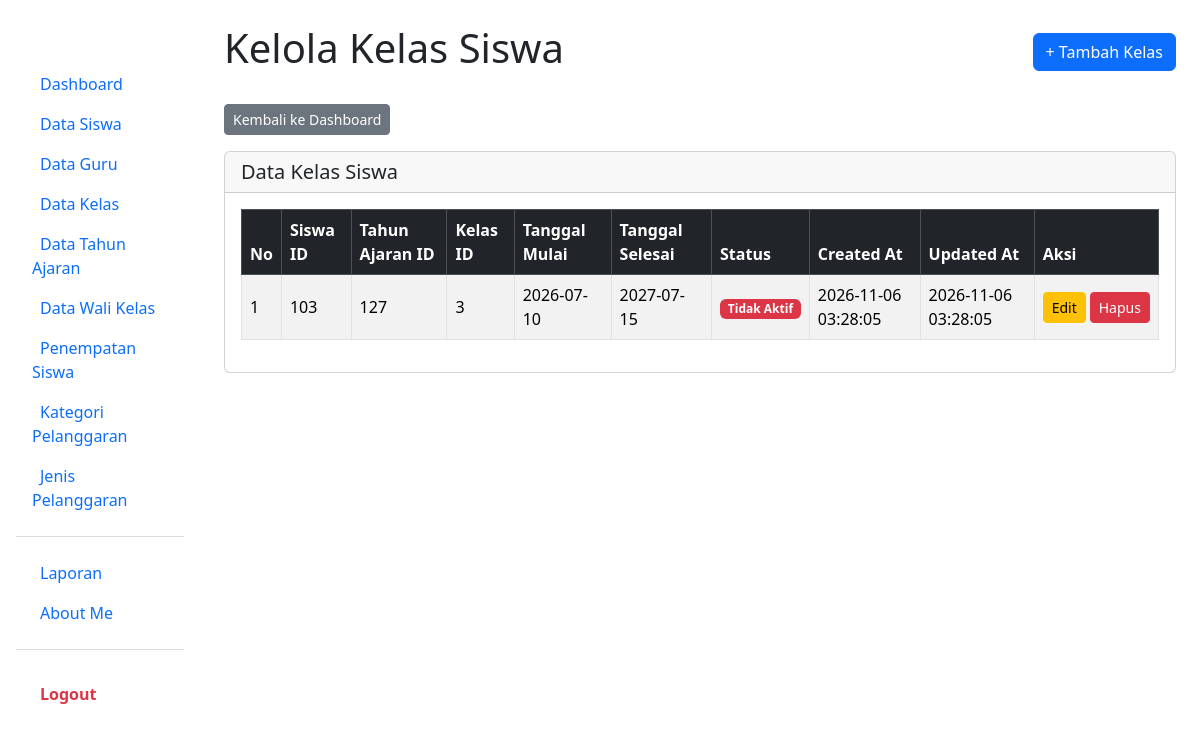
Before: /kelola_kelas_siswa.php (signed in) with the older database file.
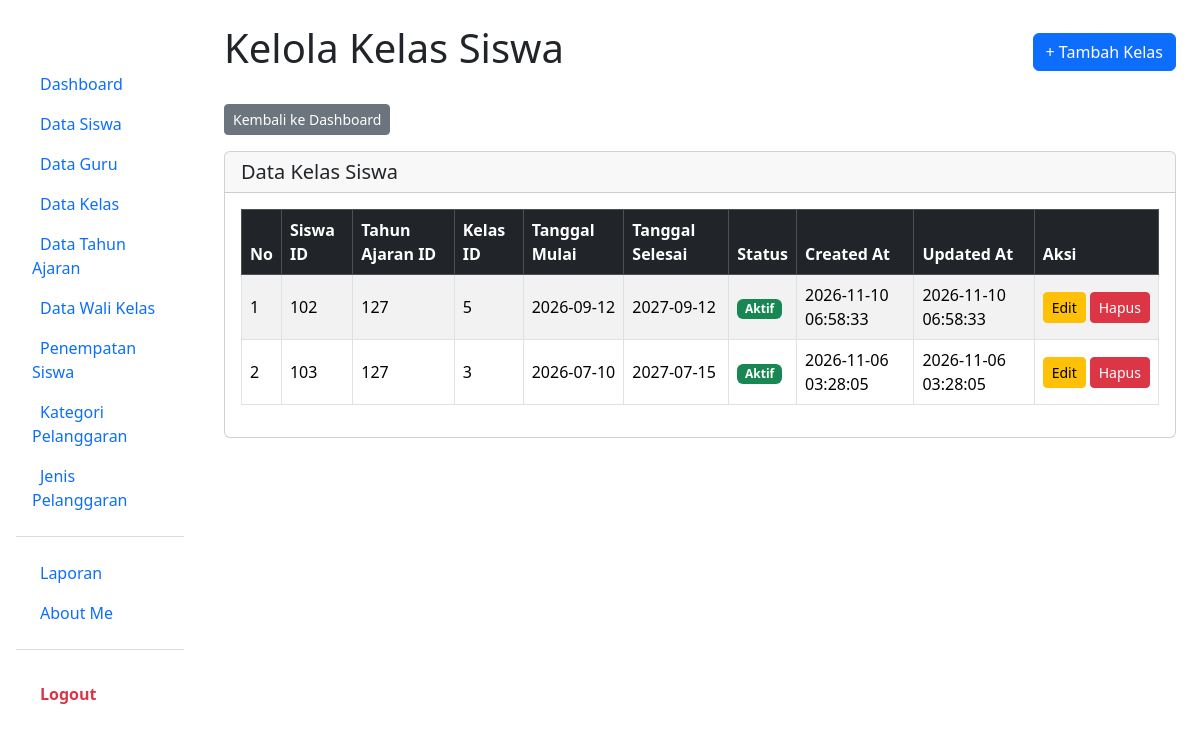
After: the same page with the newer database file.
### tables this page shows
CREATE TABLE `t_kelas_siswa` (
  `id` int(11) NOT NULL,
  `siswa_id` int(11) DEFAULT NULL,
  `tahun_ajaran_id` int(11) DEFAULT NULL,
  `kelas_id` int(11) DEFAULT NULL,
  `tanggal_mulai` date NOT NULL,
  `tanggal_selesai` date NOT NULL,
  `status_aktif` tinyint(1) NOT NULL,
  `created_at` timestamp NOT NULL DEFAULT current_timestamp(),
  `updated_at` timestamp NOT NULL DEFAULT current_timestamp()
);

### kelola_kelas_siswa.php (the view, shortened to what this page needs)
<?php
include 'config/koneksi.php';
$sql = "SELECT *
        FROM t_kelas_siswa
        ORDER BY id DESC";
$hasil = mysqli_query($koneksi, $sql);
?>
<!DOCTYPE html>
<html lang="id">
<head>
    <link href="https://cdn.jsdelivr.net/npm/bootstrap@5.3.8/dist/css/bootstrap.min.css"
          rel="stylesheet">
    <link href="https://cdn.datatables.net/2.3.4/css/dataTables.bootstrap5.min.css"
          rel="stylesheet">
</head>
<body>
<div class="container-fluid">
    <div class="row">
        <?php include 'layout/sidebar.php'; ?>
        <main class="col-md-9 col-lg-10 p-4">
            <div class="d-flex justify-content-between align-items-center mb-4">
                <h1>Kelola Kelas Siswa</h1>
                <a href="tambah_kelas.php" class="btn btn-primary">
                    + Tambah Kelas
                </a>
            </div>
            <a href="dashboard.php" class="btn btn-secondary btn-sm mb-3">
                Kembali ke Dashboard
            </a>
            <div class="card">
                <div class="card-header">
                    <h5 class="mb-0">Data Kelas Siswa</h5>
                </div>
                <div class="card-body">
                    <div class="table-responsive">
                        <table id="tabelKelas"
                               class="table table-striped table-bordered table-hover align-middle">
                            <thead class="table-dark">
                                <tr>
                                    <th>No</th>
                                    <th>Siswa ID</th>
                                    <th>Tahun Ajaran ID</th>
                                    <th>Kelas ID</th>
                                    <th>Tanggal Mulai</th>
                                    <th>Tanggal Selesai</th>
                                    <th>Status</th>
                                    <th>Created At</th>
                                    <th>Updated At</th>
                                    <th>Aksi</th>
                                </tr>
                            </thead>
                            <tbody>
                                <?php
                                $no = 1;
                                while ($kelas = mysqli_fetch_assoc($hasil)) {
                                ?>
                                    <tr>
                                        <td><?= $no++; ?></td>
                                        <td>
                                            <?= htmlspecialchars((string) $kelas['siswa_id']); ?>
                                        </td>
                                        <td>
                                            <?= htmlspecialchars((string) $kelas['tahun_ajaran_id']); ?>
                                        </td>
                                        <td>
                                            <?= htmlspecialchars((string) $kelas['kelas_id']); ?>
                                        </td>
                                        <td>
                                            <?= htmlspecialchars($kelas['tanggal_mulai'] ?? '-'); ?>
                                        </td>
                                        <td>
                                            <?= htmlspecialchars($kelas['tanggal_selesai'] ?? '-'); ?>
                                        </td>
                                        <td>
                                            <?php if ($kelas['status_aktif'] == 1) { ?>
                                                <span class="badge bg-success">Aktif</span>
                                            <?php } else { ?>
                                                <span class="badge bg-danger">Tidak Aktif</span>
                                            <?php } ?>
                                        </td>
                                        <td>
                                            <?= htmlspecialchars($kelas['created_at'] ?? '-'); ?>
                                        </td>
                                        <td>
                                            <?= htmlspecialchars($kelas['updated_at'] ?? '-'); ?>
                                        </td>
                                        <td>
                                            <div class="d-flex gap-1">
                                                <a href="edit_kelas.php?id=<?= (int) $kelas['id']; ?>"
                                                   class="btn btn-warning btn-sm">
                                                    Edit
                                                </a>
                                                <a href="hapus_kelas.php?id=<?= (int) $kelas['id']; ?>"
                                                   class="btn btn-danger btn-sm"
                                                   onclick="return confirm('Yakin ingin menghapus data kelas siswa ini?')">
                                                    Hapus
                                                </a>
                                            </div>
                                        </td>
                                    </tr>
                                <?php } ?>
                            </tbody>
                        </table>
                    </div>
                </div>
            </div>
        </main>
    </div>
</div>
</body>
</html>

### layout/sidebar.php (shortened to what this page needs)
<?php
$role = $_SESSION['role'] ?? 'guru';
$halaman_aktif = basename($_SERVER['PHP_SELF']);
?>
<nav class="col-md-3 col-lg-2 d-md-block sidebar collapse p-3">
    <h4 class="text-white mb-4 px-2 fs-5 fw-bold d-flex align-items-center gap-2">
    </h4>
    <ul class="nav flex-column">
        <?php if ($role === 'admin') : ?>
            <li class="nav-item">
                <a class="nav-link <?= $halaman_aktif == 'dashboard.php' ? 'active' : ''; ?>" href="dashboard.php">
                    Dashboard
                </a>
            </li>
            <li class="nav-item">
                <a class="nav-link <?= $halaman_aktif == 'kelola_siswa.php' ? 'active' : ''; ?>" href="kelola_siswa.php">
                    Data Siswa
                </a>
            </li>
            <li class="nav-item">
                <a class="nav-link <?= $halaman_aktif == 'kelola_guru.php' ? 'active' : ''; ?>" href="kelola_guru.php">
                    Data Guru
                </a>
            </li>
            <li class="nav-item">
                <a class="nav-link <?= $halaman_aktif == 'kelola_kelas.php' ? 'active' : ''; ?>" href="kelola_kelas.php">
                    Data Kelas
                </a>
            </li>
            <li class="nav-item">
                <a class="nav-link <?= $halaman_aktif == 'kelola_tahun_ajaran.php' ? 'active' : ''; ?>" href="kelola_tahun_ajaran.php">
                    Data Tahun Ajaran
                </a>
            </li>
            <li class="nav-item">
                <a class="nav-link <?= $halaman_aktif == 'kelola_wali_kelas.php' ? 'active' : ''; ?>" href="kelola_wali_kelas.php">
                    Data Wali Kelas
                </a>
            </li>
            <li class="nav-item">
                <a class="nav-link <?= $halaman_aktif == 'penempatan_siswa.php' ? 'active' : ''; ?>" href="penempatan_siswa.php">
                    Penempatan Siswa
                </a>
            </li>
            <li class="nav-item">
                <a class="nav-link <?= $halaman_aktif == 'kelola_pelanggaran_kategori.php' ? 'active' : ''; ?>" href="kelola_pelanggaran_kategori.php">
                    Kategori Pelanggaran
                </a>
            </li>
            <li class="nav-item">
                <a class="nav-link <?= $halaman_aktif == 'kelola_jenis_pelanggaran.php' ? 'active' : ''; ?>" href="kelola_jenis_pelanggaran.php">
                    Jenis Pelanggaran
                </a>
            </li>
            <hr class="text-secondary my-3">
            <li class="nav-item">
                <a class="nav-link <?= $halaman_aktif == 'laporan.php' ? 'active' : ''; ?>" href="laporan.php">
                    Laporan
                </a>
            </li>
            <li class="nav-item">
                <a class="nav-link <?= $halaman_aktif == 'about_me.php' ? 'active' : ''; ?>" href="about_me.php">
                    About Me
                </a>
            </li>
        <?php endif; ?>
        <hr class="text-secondary my-3">
        <li class="nav-item mt-2">
            <a class="nav-link text-danger fw-bold" href="logout.php">
                Logout
            </a>
        </li>
    </ul>
</nav>

Changed rows visible on the page:
added t_kelas_siswa: siswa "102", tahun_ajaran "127", kelas "5", tanggal_mulai "2026-09-12", tanggal_selesai "2027-09-12", status_aktif "Aktif", created_at "2026-11-10 06:58:33", updated_at "2026-11-10 06:58:33"
changed t_kelas_siswa (number 2 of 2 on the later page): status_aktif "Tidak Aktif" → "Aktif"
